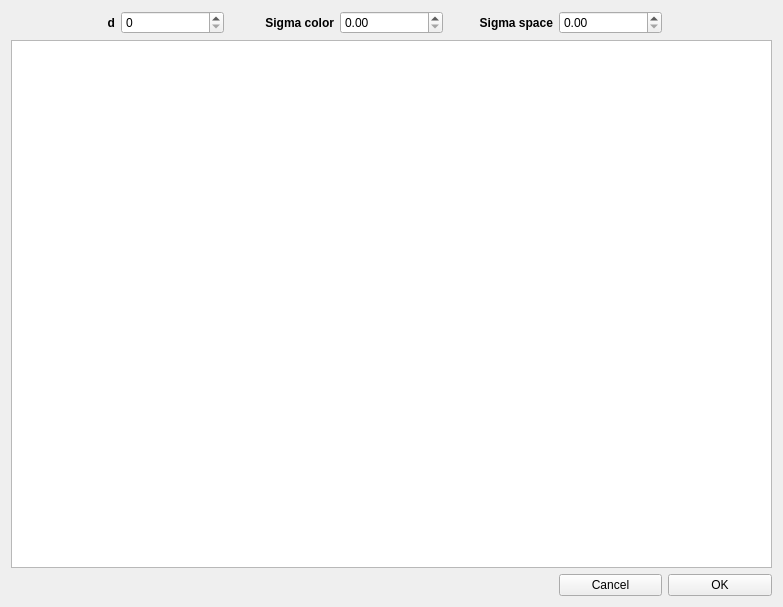
<?xml version="1.0" encoding="UTF-8"?>
<ui version="4.0">
 <class>CVActionBilateralBlurView</class>
 <widget class="CVActionView" name="CVActionBilateralBlurView">
  <property name="geometry">
   <rect>
    <x>0</x>
    <y>0</y>
    <width>783</width>
    <height>607</height>
   </rect>
  </property>
  <property name="windowTitle">
   <string>CVActionBilateralBlurView</string>
  </property>
  <layout class="QGridLayout" name="gridLayout">
   <item row="0" column="0">
    <widget class="QLabel" name="label_3">
     <property name="font">
      <font>
       <weight>75</weight>
       <bold>true</bold>
      </font>
     </property>
     <property name="text">
      <string>d</string>
     </property>
     <property name="alignment">
      <set>Qt::AlignRight|Qt::AlignTrailing|Qt::AlignVCenter</set>
     </property>
    </widget>
   </item>
   <item row="0" column="1">
    <widget class="QSpinBox" name="dSpinBox"/>
   </item>
   <item row="0" column="2">
    <widget class="QLabel" name="label_4">
     <property name="font">
      <font>
       <weight>75</weight>
       <bold>true</bold>
      </font>
     </property>
     <property name="text">
      <string>Sigma color</string>
     </property>
     <property name="alignment">
      <set>Qt::AlignRight|Qt::AlignTrailing|Qt::AlignVCenter</set>
     </property>
    </widget>
   </item>
   <item row="0" column="3">
    <widget class="QDoubleSpinBox" name="sigmaColorSpinBox"/>
   </item>
   <item row="0" column="4">
    <widget class="QLabel" name="label_2">
     <property name="font">
      <font>
       <weight>75</weight>
       <bold>true</bold>
      </font>
     </property>
     <property name="text">
      <string>Sigma space</string>
     </property>
     <property name="alignment">
      <set>Qt::AlignRight|Qt::AlignTrailing|Qt::AlignVCenter</set>
     </property>
    </widget>
   </item>
   <item row="0" column="5">
    <widget class="QDoubleSpinBox" name="sigmaSpaceSpinBox"/>
   </item>
   <item row="1" column="0" colspan="7">
    <widget class="QGraphicsView" name="graphicsView"/>
   </item>
   <item row="2" column="5">
    <widget class="QPushButton" name="cancelButton">
     <property name="text">
      <string>Cancel</string>
     </property>
    </widget>
   </item>
   <item row="2" column="6">
    <widget class="QPushButton" name="okButton">
     <property name="text">
      <string>OK</string>
     </property>
    </widget>
   </item>
  </layout>
 </widget>
 <layoutdefault spacing="6" margin="11"/>
 <customwidgets>
  <customwidget>
   <class>CVActionView</class>
   <extends>QWidget</extends>
   <header>cvactionview.h</header>
   <container>1</container>
  </customwidget>
 </customwidgets>
 <resources/>
 <connections/>
</ui>
